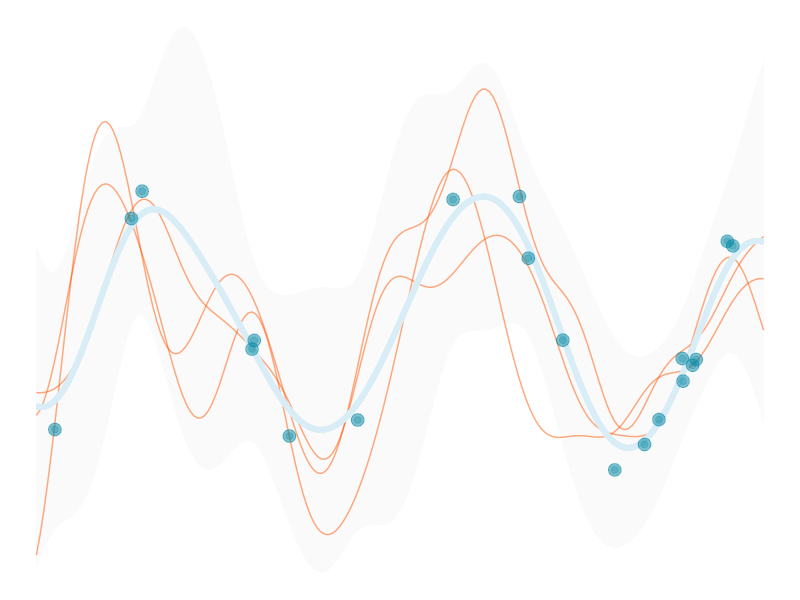

Write the R code that produced this figure.
## ---- chunk 1
knitr::opts_chunk$set(echo = FALSE, 
                      dev.args=list(bg = 'transparent'), 
                      # dev='svglite',                                
                      # fig.align='center', 
                      #out.width='75%', fig.asp=.75,                 
                      cache.rebuild=F, cache=F)

library(tidyverse)
## ---- chunk 2
# whatever radix is doing to the image, width and height aren't really meaningful.  Making width smaller can actually result in a larger image
# out.width='5%', fig.asp=.5



# the mean function; in this case mean=0
muFn = function(x){
  x = sapply(x, function(x) x=0)
  x
}

# The covariance function; here it is the squared exponential kernel.

Kfn = function(x, y=NULL, l=1, sigmaf=1, sigman=.5){
  if (!is.null(y)) {
    sigmaf * exp( -(1/(2*l^2)) * as.matrix(dist(x, upper=T, diag=T)^2) ) + 
      sigman*diag(length(x))    
  } else {
    sigmaf * exp( -(1/(2*l^2)) * as.matrix(dist(x, upper=T, diag=T)^2) )
  }  
}

#####################
### Preliminaries ###
#####################

l = 1           # for l, sigmaf, sigman, see note at covariance function
sigmaf = 1      
sigman = .25 
keps = 1e-8     # see note at Kstarstar
nprior = 5      # number of prior draws
npostpred = 3   # number of posterior predictive draws


####################################
### generate noisy training data ###
####################################

Xtrain = 15*(runif(20)-.5)  
nTrain = length(Xtrain)
ytrain = sin(Xtrain) + rnorm(n=nTrain, sd=.1)  # kept sine function for comparison to noise free result

Xtest = seq(-7.5, 7.5, length=200)
nTest = length(Xtest)

#####################################
### generate posterior predictive ###
#####################################

### Create Ky, K*, and K** matrices as defined in the texts
Ky = Kfn(x=Xtrain, y=ytrain, l=l, sigmaf=sigmaf, sigman=sigman)
K_ = Kfn(c(Xtrain, Xtest), l=l, sigmaf=sigmaf, sigman=sigman)                    # initial matrix
Kstar = K_[1:nTrain, (nTrain+1):ncol(K_)]                                        # dim = N x N*
tKstar = t(Kstar)                                                                # dim = N* x N
Kstarstar = K_[(nTrain+1):nrow(K_), (nTrain+1):ncol(K_)] + keps*diag(nTest)      # dim = N* x N*; the keps part is for positive definiteness
Kyinv = solve(Ky)

# calculate posterior mean and covariance
postMu = muFn(Xtest) + tKstar %*% Kyinv %*% (ytrain-muFn(Xtrain))
postCov = Kstarstar - tKstar %*% Kyinv %*% Kstar
s2 = diag(postCov)
# R = chol(postCov)  
# L = t(R)      # L is used in alternative formulation below based on gaussSample.m

# generate draws from posterior predictive
y2 = data.frame(t(mvtnorm::rmvnorm(npostpred, mean=postMu, sigma=postCov)))
# y2 = data.frame(replicate(npostpred, postMu + L %*% rnorm(postMu))) # alternative

#################################
### Posterior predictive plot ###
#################################

# reshape data for plotting
gdat = data.frame(x=Xtest, y=y2, fmean=postMu, selower=postMu-2*sqrt(s2), seupper=postMu+2*sqrt(s2)) %>% 
  gather(key=variable, value=value, -x, -fmean,-selower, -seupper)

ggplot(aes(x=x, y=value), data=gdat) + 
  geom_ribbon(aes(ymin=selower, ymax=seupper,group=variable), fill='gray98') +
  geom_line(aes(group=variable), color='#FF5500', alpha=.5) +
  geom_line(aes(group=variable, y=fmean), color='#d9edf7', size=2) +
  geom_point(aes(x=Xtrain, y=ytrain), data=data.frame(Xtrain, ytrain), size=4, color='#0085a1', alpha=.5) +
  geom_point(aes(x=Xtrain, y=ytrain), data=data.frame(Xtrain, ytrain), size=2, color='#0085a1', alpha=.25) +
  # labs(title='Posterior Predictive') +
  theme_void()



